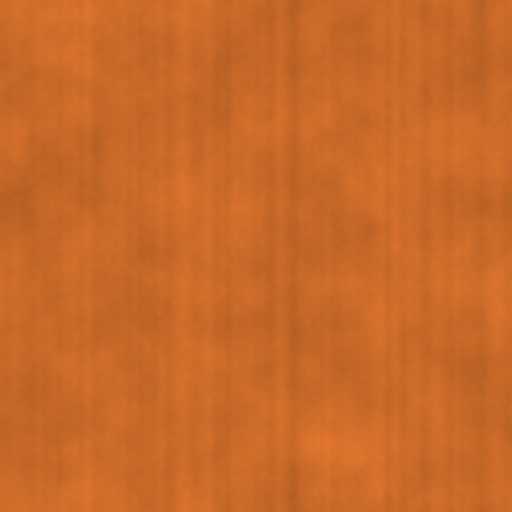
#> input picture Assets/Arte/Texturas/Espuma_Naranja.png, 512 x 512 px, given in place of PIA22329.jpg, which was not available
$ python arte.py ../Assets/Arte/Texturas/Espuma_Naranja.png ../Assets/Arte/Texturas/Espuma_Naranja_Normal.png
#> lines starting #> are read from the running program, lines starting #| are printed output that depends on the picture
"""Procesa las imágenes de NASA y genera las texturas propias del juego.
Uso: python3 -I arte.py <carpeta_descargas_nasa> <carpeta_salida>"""
import math
import random
import sys
from pathlib import Path

from PIL import Image, ImageChops, ImageDraw, ImageFilter, ImageEnhance

ORIGEN = Path(sys.argv[1])
SALIDA = Path(sys.argv[2])
for sub in ("Fondos", "Evidencias", "Texturas", "Interfaz"):
    (SALIDA / sub).mkdir(parents=True, exist_ok=True)

FONDO = (11, 11, 16)


def abrir(nombre):
#> called with nombre = 'PIA22329'
    return Image.open(ORIGEN / f"{nombre}.jpg").convert("RGB")
#> returned value is the input picture: PIL image 512x512 RGB; mean R, G, B 201.2, 105, 41


def cubrir(im, ancho, alto):
    """Escala y recorta al centro para llenar ancho x alto."""
    escala = max(ancho / im.width, alto / im.height)
    im = im.resize((math.ceil(im.width * escala), math.ceil(im.height * escala)), Image.LANCZOS)
    x = (im.width - ancho) // 2
    y = (im.height - alto) // 2
    return im.crop((x, y, x + ancho, y + alto))


def vineta(im, fuerza=0.75):
    w, h = im.size
    mascara = Image.new("L", (w, h), 0)
    d = ImageDraw.Draw(mascara)
    for i in range(40):
        t = i / 40
        d.ellipse((-w * 0.25 + t * w * 0.2, -h * 0.35 + t * h * 0.2, w * 1.25 - t * w * 0.2, h * 1.35 - t * h * 0.2),
                  fill=int(255 * t))
    mascara = mascara.filter(ImageFilter.GaussianBlur(w / 20))
    oscuro = Image.new("RGB", (w, h), FONDO)
    return Image.composite(im, Image.blend(im, oscuro, fuerza), mascara)


def tratar_fondo(im, oscurecer=0.72, desenfoque=3):
    """Estilo común de los fondos: desenfocado, oscuro, algo frío y con viñeta."""
    im = im.filter(ImageFilter.GaussianBlur(desenfoque))
    im = ImageEnhance.Color(im).enhance(0.8)
    frio = Image.new("RGB", im.size, (40, 70, 95))
    im = Image.blend(im, frio, 0.12)
    im = Image.blend(im, Image.new("RGB", im.size, FONDO), oscurecer)
    return vineta(im, 0.6)


def rellenar_huecos(im, umbral=14, pasos=60):
    """Rellena las zonas negras (huecos entre órbitas del mosaico) con el color de alrededor."""
#> called with umbral = 14, pasos = 60
    gris = im.convert("L")
    hueco = gris.point(lambda v: 255 if v < umbral else 0).filter(ImageFilter.MaxFilter(5))
#> hueco: PIL image 960x480 L; every value is 0
    valido = ImageChops.invert(hueco)
#> valido: PIL image 960x480 L; every value is 255
    actual = im.copy()
    negro = Image.new("RGB", im.size, (0, 0, 0))
#> negro: PIL image 960x480 RGB; every value is 0
    for _ in range(pasos):
        # Solo los píxeles válidos aportan color (los demás se ponen a negro antes de desenfocar).
        borroso = Image.composite(actual, negro, valido).filter(ImageFilter.GaussianBlur(6))
        peso = valido.filter(ImageFilter.GaussianBlur(6))
        # Normaliza: color medio de los vecinos válidos.
        px_b, px_p, px_a = borroso.load(), peso.load(), actual.load()
        px_v = valido.load()
        nuevo_valido = valido.copy()
        px_nv = nuevo_valido.load()
        w, h = im.size
        for y in range(0, h):
            for x in range(0, w):
                if px_v[x, y] == 0 and px_p[x, y] > 20:
                    f = 255.0 / px_p[x, y]
                    r, g, b = px_b[x, y]
                    px_a[x, y] = (min(255, int(r * f)), min(255, int(g * f)), min(255, int(b * f)))
                    px_nv[x, y] = 255
        valido = nuevo_valido
        if valido.getextrema()[0] == 255:
            break
    return actual


def mapa_termico(gris):
    """Paleta tipo cámara térmica (negro, violeta, rojo, naranja, amarillo, blanco)."""
    paradas = [(0, (0, 0, 4)), (0.25, (60, 9, 101)), (0.5, (188, 55, 84)), (0.75, (249, 142, 9)), (0.92, (252, 230, 120)),
               (1.0, (255, 255, 255))]
    tabla = []
    for v in range(256):
        t = v / 255
        for (t0, c0), (t1, c1) in zip(paradas, paradas[1:]):
            if t0 <= t <= t1:
                k = (t - t0) / (t1 - t0)
                tabla.append(tuple(int(c0[i] + (c1[i] - c0[i]) * k) for i in range(3)))
                break
    lut = [c[0] for c in tabla] + [c[1] for c in tabla] + [c[2] for c in tabla]
    return gris.convert("L").convert("RGB").point(lut)


def guardar(im, ruta, calidad=88):
    ruta = SALIDA / ruta
    if ruta.suffix == ".jpg":
        im.convert("RGB").save(ruta, quality=calidad, optimize=True)
    else:
        im.save(ruta, optimize=True)
    print("guardado", ruta.relative_to(SALIDA), im.size)


# ---------- Marte: textura del planeta (tormenta global de 2018, MARCI) ----------
marte = abrir("PIA22329")
marte = marte.crop((0, 70, marte.width, marte.height))  # quita la fecha impresa y la franja polar dentada
marte = marte.resize((960, 480), Image.LANCZOS)
marte = rellenar_huecos(marte).filter(ImageFilter.MedianFilter(5))
# Borra el marcador azul del rover Opportunity que trae la foto: los píxeles claramente azules toman el color
# del entorno (versión muy desenfocada).
entorno = marte.filter(ImageFilter.GaussianBlur(10))
azul = Image.eval(ImageChops.subtract(marte.split()[2], marte.split()[0]), lambda v: 255 if v > 25 else 0)
marte = Image.composite(entorno, marte, azul.filter(ImageFilter.MaxFilter(9)))
marte = marte.resize((2048, 1024), Image.LANCZOS).filter(ImageFilter.GaussianBlur(1.2))
#> marte: PIL image 2048x1024 RGB
marte = ImageEnhance.Contrast(marte).enhance(1.15)
# Ya no es la superficie del planeta: queda como foto de la tormenta (fondos, evidencia de la misión) y como
# capa de polvo semitransparente encima del planeta.
polvo_gris = ImageEnhance.Contrast(marte.convert("L")).enhance(1.6)
alfa = polvo_gris.point(lambda v: max(0, min(255, int((v - 105) * 1.6))))
polvo = Image.merge("RGBA", (Image.new("L", marte.size, 236), Image.new("L", marte.size, 196),
                             Image.new("L", marte.size, 150), alfa.filter(ImageFilter.GaussianBlur(3))))
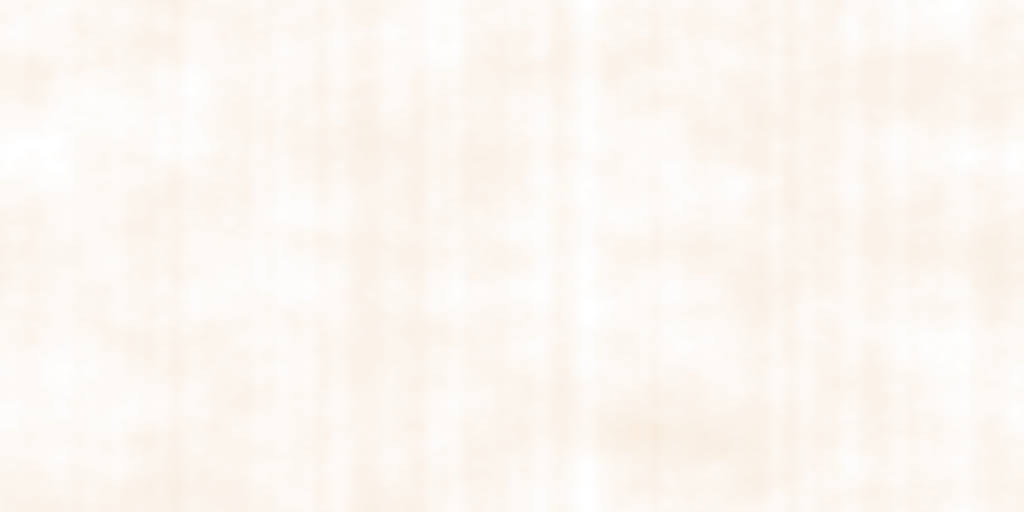
#> polvo: PIL image 2048x1024 RGBA (shown at 1/2 size); mean R, G, B, A 236, 196, 150, 32.6; transparent parts drawn white
guardar(polvo, "Texturas/Marte_Polvo.png")
#| guardado Texturas/Marte_Polvo.png (2048, 1024)

# Superficie del planeta: mapa global de Solar System Scope (CC BY 4.0, basado en datos de NASA), opcional.
mapa_global = ORIGEN / "8k_mars.jpg"
if mapa_global.exists():
    sup = Image.open(mapa_global).convert("RGB").resize((4096, 2048), Image.LANCZOS)
    sup = ImageEnhance.Color(sup).enhance(0.92)
    guardar(sup, "Texturas/Marte_Superficie.jpg", 90)
    # Relieve aproximado a partir del brillo (detalle de cráteres y cañones): mapa de normales.
    alto = Image.open(mapa_global).convert("L").resize((2048, 1024), Image.LANCZOS).filter(ImageFilter.GaussianBlur(1.0))
    import array
    w, h = alto.size
    px = alto.load()
    normal = Image.new("RGB", (w, h))
    pn = normal.load()
    fuerza = 2.2
    for y in range(h):
        for x in range(w):
            dx = (px[(x + 1) % w, y] - px[(x - 1) % w, y]) / 255.0 * fuerza
            dy = (px[x, min(h - 1, y + 1)] - px[x, max(0, y - 1)]) / 255.0 * fuerza
            nx, ny, nz = -dx, dy, 1.0
            l = math.sqrt(nx * nx + ny * ny + nz * nz)
            pn[x, y] = (int((nx / l * 0.5 + 0.5) * 255), int((ny / l * 0.5 + 0.5) * 255), int((nz / l * 0.5 + 0.5) * 255))
    guardar(normal, "Texturas/Marte_Normal.png")
else:
    guardar(marte, "Texturas/Marte_Superficie.jpg")
#| guardado Texturas/Marte_Superficie.jpg (2048, 1024)

# ---------- Fondos ----------
guardar(tratar_fondo(cubrir(abrir("PIA23513"), 1920, 1080), oscurecer=0.62), "Fondos/Fondo_Briefing.jpg")
#> call 2 of abrir, with nombre = 'PIA23513'
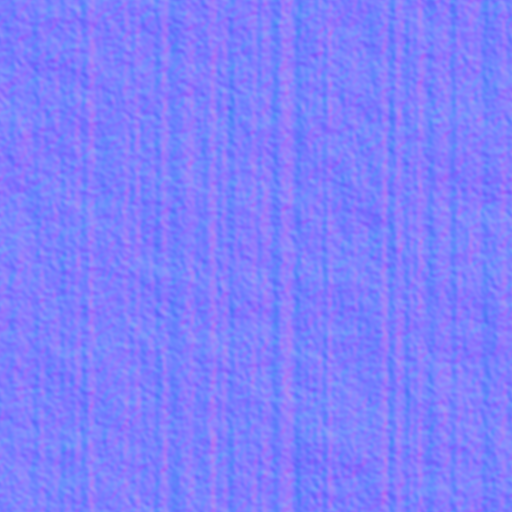
#> input picture Assets/Arte/Texturas/Espuma_Naranja_Normal.png, 512 x 512 px, given in place of PIA23513.jpg, which was not available
#> in abrir, returned value is the input picture: PIL image 512x512 RGB; mean R, G, B 127, 127, 253.3
#> in cubrir, `escala = max(ancho / im.width, alto / im.height)`: escala = 3.75
#> in tratar_fondo, `frio = Image.new("RGB", im.size, (40, 70, 95))`:
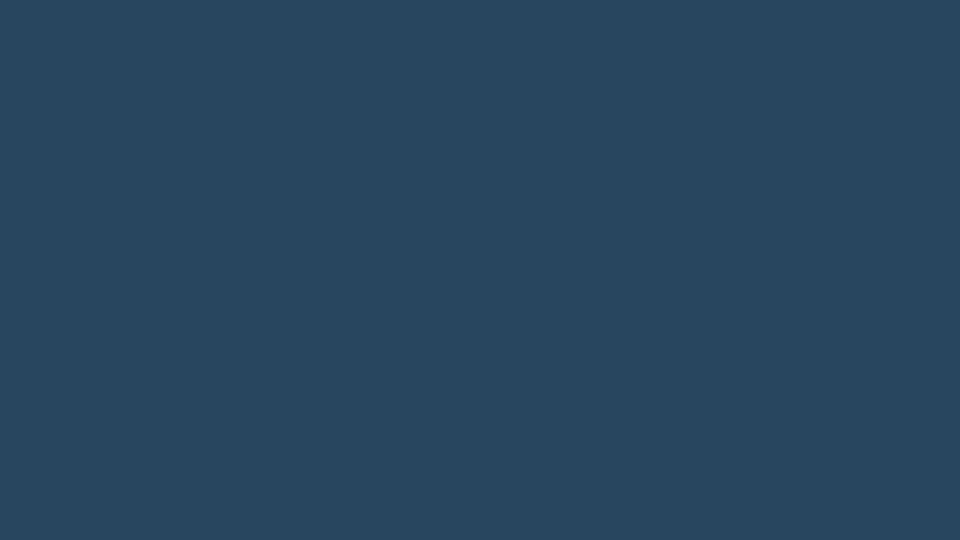
#> frio: PIL image 1920x1080 RGB (shown at 1/2 size); mean R, G, B 40, 70, 95
#> in vineta, `mascara = Image.new("L", (w, h), 0)`: mascara: PIL image 1920x1080 L; every value is 0
#> in vineta, `mascara = mascara.filter(ImageFilter.GaussianBlur(w / 20))`:
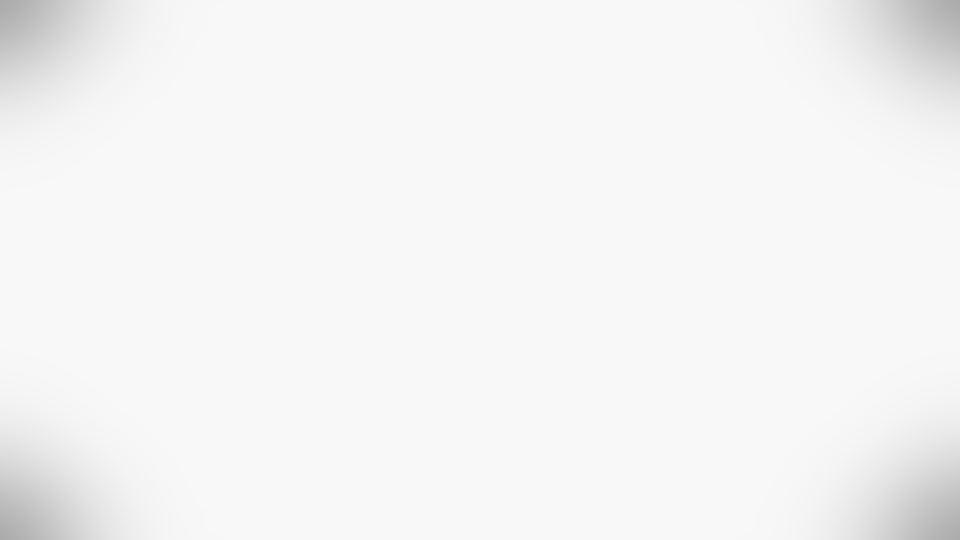
#> mascara: PIL image 1920x1080 L (shown at 1/2 size); min 170, max 248, mean 244.8
#> in vineta, `oscuro = Image.new("RGB", (w, h), FONDO)`:
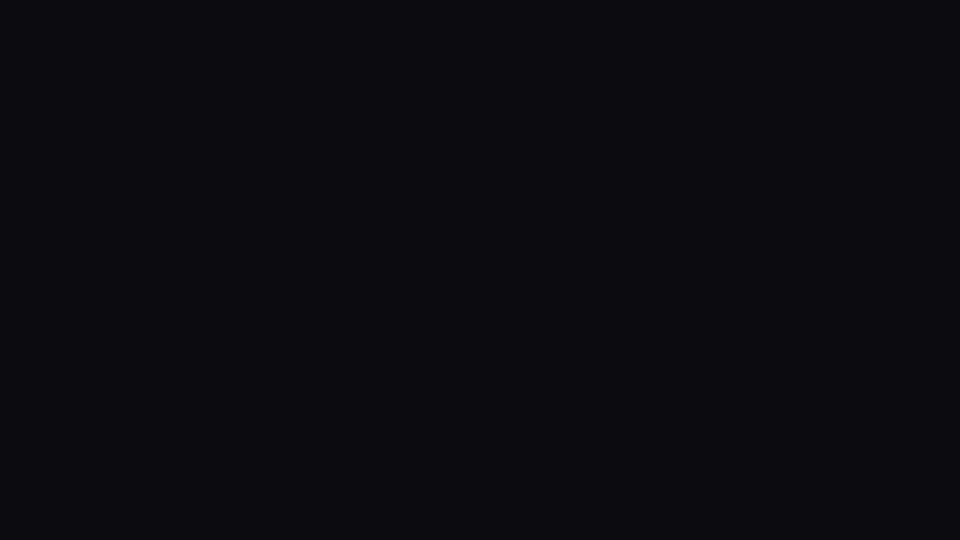
#> oscuro: PIL image 1920x1080 RGB (shown at 1/2 size); mean R, G, B 11, 11, 16
#| guardado Fondos/Fondo_Briefing.jpg (1920, 1080)
guardar(tratar_fondo(cubrir(marte, 1920, 1080), oscurecer=0.78, desenfoque=4), "Fondos/Fondo_Resultado.jpg")
#> call 2 of cubrir, with ancho = 1920, alto = 1080
#> in cubrir (call 2), `return im.crop((x, y, x + ancho, y + alto))`:
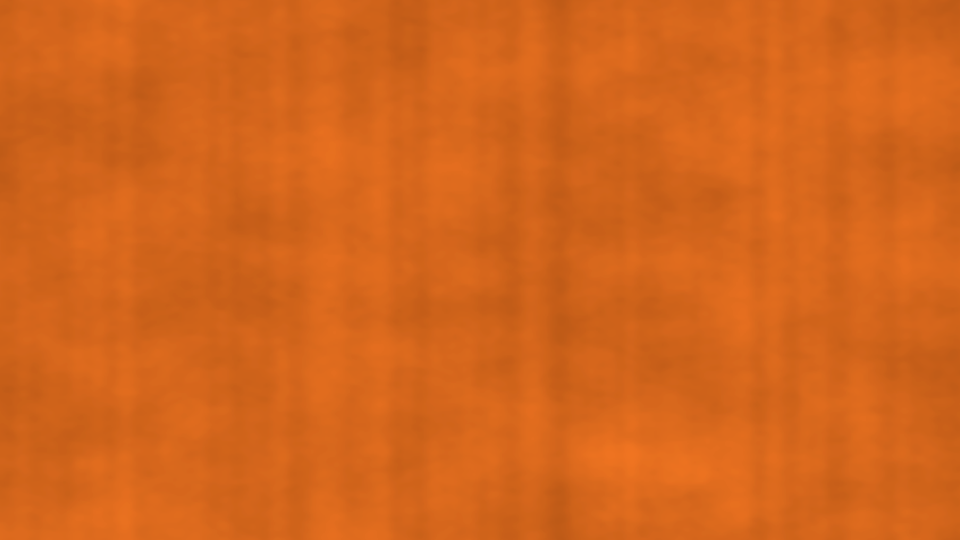
#> returned value: PIL image 1920x1080 RGB (shown at 1/2 size); mean R, G, B 212.1, 101.4, 27.7
#> call 2 of tratar_fondo, with oscurecer = 0.78, desenfoque = 4
#> in tratar_fondo (call 2), `im = Image.blend(im, Image.new("RGB", im.size, FONDO), oscurecer)`:
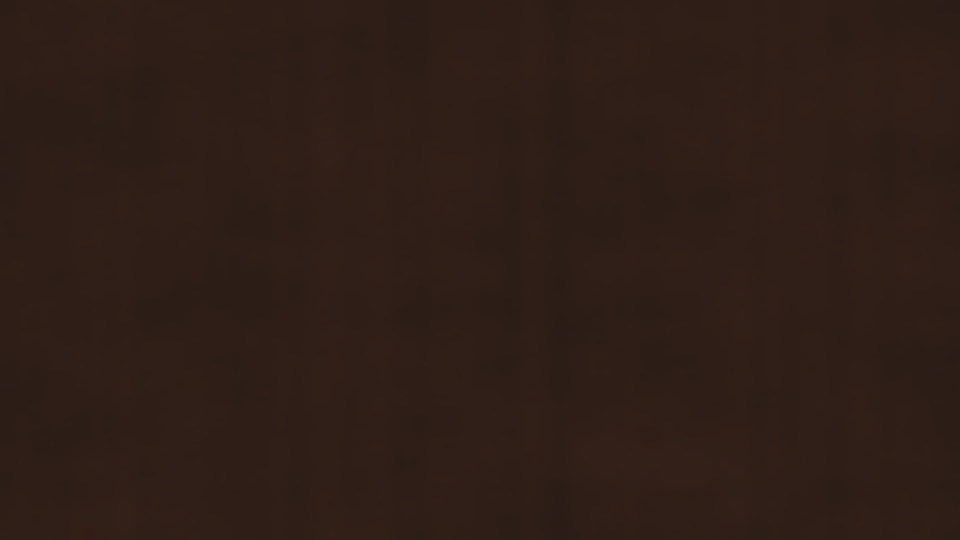
#> im: PIL image 1920x1080 RGB (shown at 1/2 size); mean R, G, B 46.7, 30.4, 23.4
#| guardado Fondos/Fondo_Resultado.jpg (1920, 1080)

# ---------- Evidencias (una por instrumento y la de la misión) ----------
def evidencia(im, nombre, ancho=1024, alto=640):
    im = cubrir(im, ancho, alto)
    im = ImageEnhance.Contrast(im).enhance(1.1)
    guardar(im, f"Evidencias/{nombre}.jpg", 90)

termica = abrir("PIA06399").crop((575, 60, 880, 1290))  # tira nocturna de THEMIS
#> termica: PIL image 305x1230 RGB; every value is 0
termica = ImageEnhance.Contrast(termica.convert("L")).enhance(1.4)
#> termica: PIL image 305x1230 L; every value is 0
termica = mapa_termico(termica).rotate(90, expand=True)
#> termica: PIL image 1230x305 RGB
evidencia(termica, "Evidencia_termica")
#| guardado Evidencias/Evidencia_termica.jpg (1024, 640)
evidencia(abrir("PIA26555"), "Evidencia_radar")
#> (the run stopped early here; a loop or call above may not have finished)
